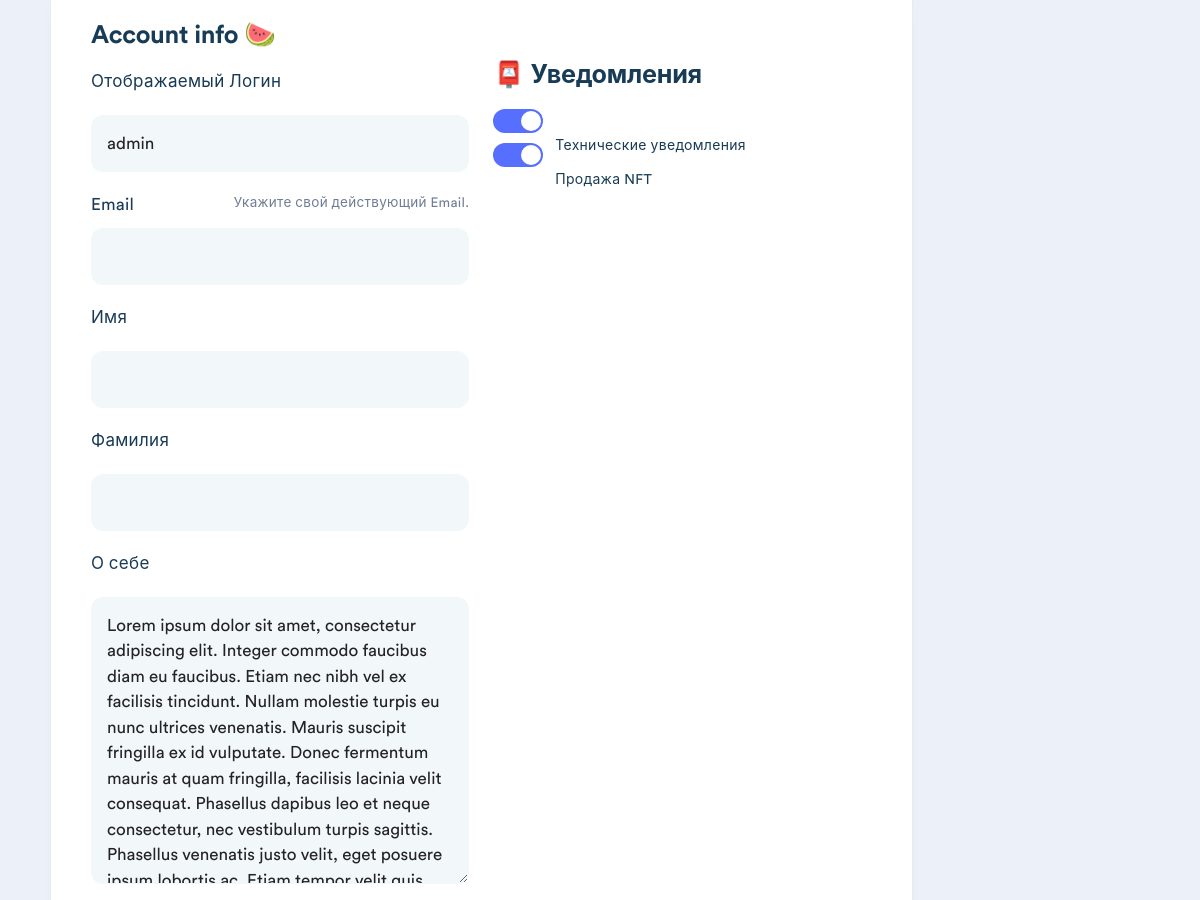
The page /users/edit_profile/2 (middle part) on the database as committed earlier.
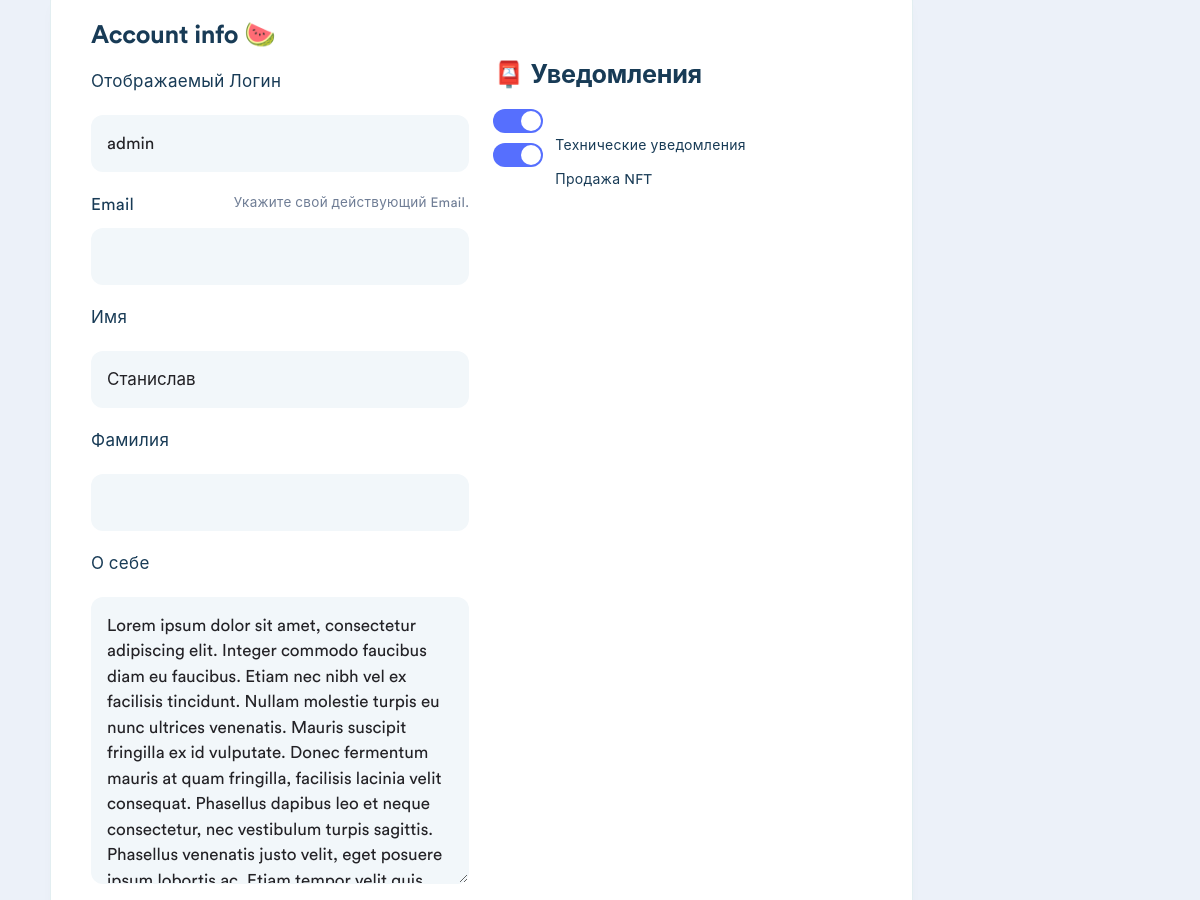
The same page on the database as committed later.
### users/models.py (models this page shows, shortened)
class CustomUser(AbstractUser):
    photo = models.ImageField(
        upload_to="profile_photos/%Y/%m/%d/", blank=True, null=True,
        default="default.png",
        verbose_name="Фото профиля"
    )
    bio = models.TextField(blank=True, verbose_name="Биография")
    notifications = models.ManyToManyField(
        Notification, blank=True, verbose_name="Уведомления",
        related_name="notifications",
    )
    class Meta:
        verbose_name = "Пользователь"
        verbose_name_plural = "Пользователи"

### users/views.py (the view)
# urls.py: path("edit_profile/<int:pk>", UpdateProfileView.as_view(),
class UpdateProfileView(UpdateView):
    model = CustomUser
    success_url = reverse_lazy("shop:index")
    template_name = "users/edit_profile.html"
    fields = ["photo", "username", "email", "first_name", "last_name", "bio",
              "notifications"]

### users/models.py (called while the page is built)
    def __str__(self):
        return f"{self.notification}"

### users/templates/users/edit_profile.html (shortened to what this page needs)
{% extends "shop/base.html" %}
{% load static %}
{% block content %}
    <body class="body">
    <form action="" method="post">
        <div style="margin-left: 50px">
            <div class="box edit_box col-lg-9 space-y-30">
                <div class="row sm:space-y-20">
                    <div class="col-lg-6 account-info">
                        <h3 class="mb-20">Account info 🍉</h3>
                        <div class="form-group space-y-10 mb-0">
                            <div class="space-y-20">
                                <div class="space-y-10">
                                    <span class="nameInput">Отображаемый Логин</span>
                                    {{ form.username }}
                                </div>
                                <div class="space-y-10">
														<span class="nameInput d-flex justify-content-between">
                                                            Email
                                                            <span class="txt_xs color_text">
                                                                Укажите свой действующий Email.</span>
														</span>
                                    <div class="confirm">
                                        {{ form.email }}
                                    </div>
                                </div>
                                <div class="space-y-10">
                                    <span class="nameInput">Имя</span>
                                    {{ form.first_name }}
                                </div>
                                <div class="space-y-10">
                                    <span class="nameInput">Фамилия</span>
                                    {{ form.last_name }}
                                </div>
                                <div class="space-y-10">
                                    <span class="nameInput">О себе</span>
                                    {{ form.bio }}
                                </div>
                            </div>
                        </div>
                    </div>
                    <div class="col-lg-6 social-media">
                        <h3 class="mb-20 mt-40">📮 Уведомления </h3>
                        <ul class="space-y-10">
                            {% for n in  form.notifications %}
                            <label>
                                   checked="" id="id_notifications_0">{{ n }}
                            </label>
                            {% endfor %}
                        </ul>
                    </div>
                </div>
            </div>
        </div>
    </form>
    </body>
{% endblock content %}

### shop/templates/shop/base.html (shortened to what this page needs)
<!DOCTYPE html>
{% load static %}
<html lang="ru">
<head>
    <link rel="stylesheet" href='{% static "shop/css/plugins/remixicon.css" %}'/>
    <link rel="stylesheet"
          href='{% static "shop/css/plugins/bootstrap.min.css" %}'/>
    <link
            rel="stylesheet"
            href='{% static "shop/css/plugins/swiper-bundle.min.css" %}'
    />
    <link rel="stylesheet" href='{% static "shop/css/style.css" %}'/>
</head>
<body class="body">
{% block content %}
{% endblock content %}
</body>
</html>

Rows that differ between the two databases and show on the page:
changed CustomUser "admin": first_name (not shown) → "Станислав"
